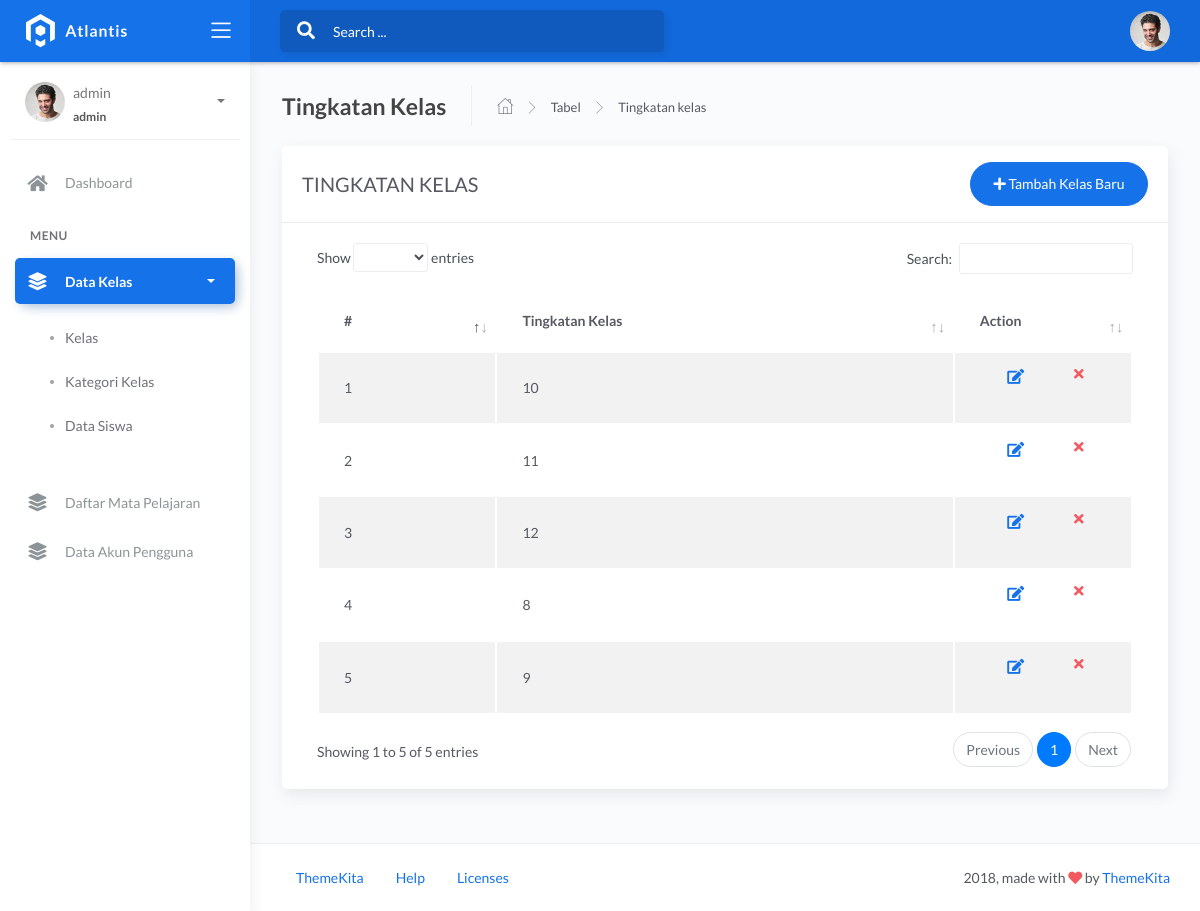
Page /content_index/menu_admin/data_kelas.php (signed in) on the committed database.
### tables this page shows
CREATE TABLE `tabel_kelas` (
  `id_kelas` int(11) NOT NULL,
  `tingkatan_kelas` int(15) NOT NULL
);

### content_index/menu_admin/data_kelas.php (the view, shortened to what this page needs)
<!DOCTYPE html>
<html lang="en">
<head>
	<link rel="stylesheet" href="../../assets/css/bootstrap.min.css">
	<link rel="stylesheet" href="../../assets/css/atlantis.min.css">
	<link rel="stylesheet" href="../../assets/css/demo.css">
</head>
<body>
	<div class="wrapper">
		<div class="main-header">
			<div class="logo-header" data-background-color="blue">
				<a href="../index.html" class="logo">
					<img src="../../assets/img/logo.svg" alt="navbar brand" class="navbar-brand">
				</a>
				<div class="nav-toggle">
					<button class="btn btn-toggle toggle-sidebar">
						<i class="icon-menu"></i>
					</button>
				</div>
			</div>
			<nav class="navbar navbar-header navbar-expand-lg" data-background-color="blue2">
				<div class="container-fluid">
					<div class="collapse" id="search-nav">
						<form class="navbar-left navbar-form nav-search mr-md-3">
							<div class="input-group">
								<div class="input-group-prepend">
									<button type="submit" class="btn btn-search pr-1">
										<i class="fa fa-search search-icon"></i>
									</button>
								</div>
								<input type="text" placeholder="Search ..." class="form-control">
							</div>
						</form>
					</div>
					<ul class="navbar-nav topbar-nav ml-md-auto align-items-center">
						<li class="nav-item dropdown hidden-caret">
							<a class="dropdown-toggle profile-pic" data-toggle="dropdown" href="#" aria-expanded="false">
								<div class="avatar-sm">
									<img src="/../../assets/img/profile.jpg" alt="..." class="avatar-img rounded-circle">
								</div>
							</a>
						</li>
					</ul>
				</div>
			</nav>
		</div>
		<div class="sidebar sidebar-style-2">
			<div class="sidebar-wrapper scrollbar scrollbar-inner">
				<div class="sidebar-content">
					<div class="user">
						<div class="avatar-sm float-left mr-2">
							<img src="../../assets/img/profile.jpg" alt="..." class="avatar-img rounded-circle">
						</div>
						<div class="info">
							<a data-toggle="collapse" href="#collapseExample" aria-expanded="true">
								<span>
									<?php echo $_SESSION['username'];?>
								<span class="user-level"><?php echo $_SESSION['role_user'];?></span>
								<span class="caret"></span>
								</span>
							</a>
						</div>
					</div>
					<ul class="nav nav-primary">
						<li class="nav-item">
							<a href="../index_admin.php" class="collapsed" aria-expanded="false">
								<i class="fas fa-home"></i>
								<p>Dashboard</p>
							</a>
						</li>
						<li class="nav-section">
							<h4 class="text-section">Menu</h4>
						</li>
						<li class="nav-item active">
							<a data-toggle="collapse" href="#base">
								<i class="fas fa-layer-group"></i>
								<p>Data Kelas</p>
								<span class="caret"></span>
							</a>
							<div class="collapse show" id="base">
								<ul class="nav nav-collapse">
									<li>
										<a href="data_kelas.php">
											<span class="sub-item">Kelas</span>
										</a>
									</li>
									<li>
										<a href="data_kategori.php">
											<span class="sub-item">Kategori Kelas</span>
										</a>
									</li>
									<li>
										<a href="data_siswa.php">
											<span class="sub-item">Data Siswa</span>
										</a>
									</li>
								</ul>
							</div>
						</li>
						<li class="nav-item">
							<a href="data_mata_pelajaran.php">
								<i class="fas fa-layer-group"></i>
								<p>Daftar Mata Pelajaran</p>
							</a>
						</li>
						<li class="nav-item">
							<a href="data_akun.php">
								<i class="fas fa-layer-group"></i>
								<p>Data Akun Pengguna</p>
							</a>
						</li>
					</ul>
				</div>
			</div>
		</div>
		<div class="main-panel">
			<div class="content">
				<div class="page-inner">
					<div class="page-header">
						<h4 class="page-title">Tingkatan Kelas</h4>
						<ul class="breadcrumbs">
							<li class="nav-home">
								<a href="../index_admin.php">
									<i class="flaticon-home"></i>
								</a>
							</li>
							<li class="separator">
								<i class="flaticon-right-arrow"></i>
							</li>
							<li class="nav-item">
								<a href="#">Tabel</a>
							</li>
							<li class="separator">
								<i class="flaticon-right-arrow"></i>
							</li>
							<li class="nav-item">
								<a href="#">Tingkatan kelas</a>
							</li>
						</ul>
					</div>
					<div class="row">
						<div class="col-md-12">
							<div class="card">
								<div class="card-header">
									<div class="d-flex align-items-center">
										<h4 class="card-title">TINGKATAN KELAS</h4>
										<button class="btn btn-primary btn-round ml-auto" data-toggle="modal" data-target="#addRowModal">
											<i class="fa fa-plus"></i>
											Tambah Kelas Baru
										</button>
									</div>
								</div>
								<div class="card-body">
									<div class="table-responsive">
										<table id="add-row" class="display table table-striped table-hover" >
											<thead>
												<tr>
													<th>#</th>
													<th>Tingkatan Kelas</th>
													<th style="width: 20%">Action</th>
												</tr>
											</thead>
											<tbody>
												<?php $nomor = 1; ?>
												<?php
													include('../../koneksi.php');
													$data = mysqli_query($koneksi,"SELECT * from tabel_kelas ORDER BY id_kelas ASC");
													while($row = mysqli_fetch_array($data))
													{ ?>
													<tr>
														<td><?php echo $nomor; ?></td>
														<td><?php echo $row['tingkatan_kelas']; ?></td>
														<td>
															<div class="form-button-action">
																	<a href="edit_data_kelas.php?id_kelas=<?=$row['id_kelas']?>" data-toggle="tooltip" title="" class="btn btn-link btn-primary btn-lg" data-original-title="Edit">
																		<i class="fa fa-edit"></i>
																	</a>
																	<a href="data_kelas.php?id_kelas=<?=$row['id_kelas']?>" data-toggle="tooltip" title="" class="btn btn-link btn-danger" data-original-title="Hapus">
																		<i class="fa fa-times"></i>
															</div>
														</td>
													</tr>
												<?php $nomor++; ?>
												<?php } ?>
											</tbody>
										</table>
									</div>
								</div>
							</div>
						</div>
					</div>
				</div>
			</div>
			<footer class="footer">
				<?php
					include('includes/../../../layout/footer.php');
				?>
			</footer>
		</div>
	</div>
</body>
</html>

### rows in the picture
tabel_kelas: tingkatan_kelas "10"
tabel_kelas: tingkatan_kelas "11"
tabel_kelas: tingkatan_kelas "12"
tabel_kelas: tingkatan_kelas "8"
tabel_kelas: tingkatan_kelas "9"

### other values in the picture
$_SESSION['username'] "admin"
$_SESSION['role_user'] "admin"
